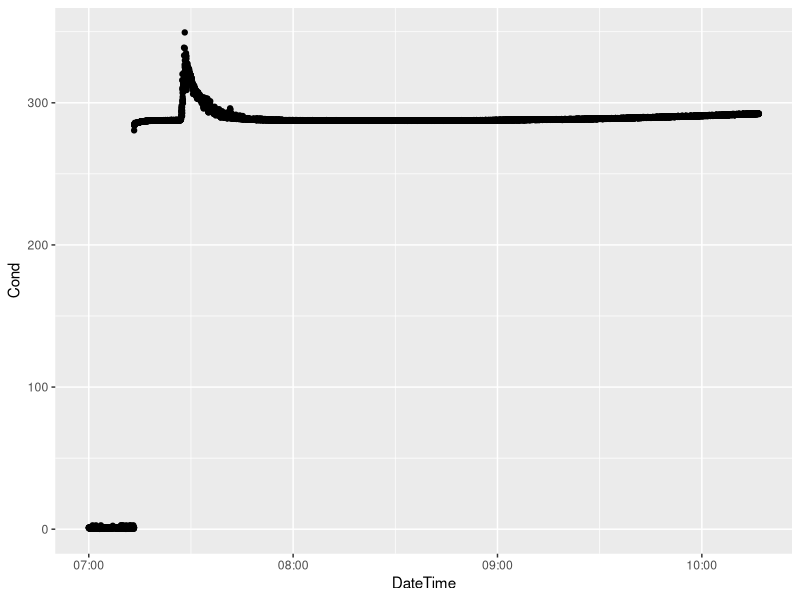

Write the R code that produced this figure.
##==============================================================================
## Project: CO2 isotopes
## Script to estimate discharge using dilution gauging
## Code author: J.R. Blaszczak
##==============================================================================

## Explanation based off: Moore, R.D. 2005. Salt Injection Using Salt in Solution.
## "Streamline Watershed Management Bulletin". Volume 8 (2)

## Two assumptions:
## (1) All the injected mass is recovered downstream
## (2) Tracer is completely mixed in the channel

## The time required for the peak of the wave to move past an observation point 
## depends inversely on the mean velocity of streamflow
## The duration of the salt wave depends on the amount of longitudinal dispersion,
## which depends on how variable velocities are across the stream

## At any time (t) while tracer is passing in the salt wave,
## the discharge of the tracer solution is: q(t) = Q*RC(t)
## Where Q is stream discharge (L/s), and RC(t) is the relative
## concentration of the tracer solution (L/L) at t

## Integrate over the salt wave to get discharge (Q):
## Q = V/integral(RC(t))dt

## Import packages
lapply(c("plyr","dplyr","ggplot2","cowplot",
         "lubridate","tidyverse"), require, character.only=T)

#############################
## Import & Visualize Data ##
#############################

# Iteratively import
dat <- read.csv("../data/discharge_data_raw/2018_09_28_Cond_Pink_LolomaiOakCreek.csv", skip=1, header=T)
#dat <- read.csv("2018_09_28_Cond_Yellow_WillowPtOakCreek.csv", skip=1, header=T)
#dat <- read.csv("2018_08_28_Cond_Yellow_Blaine.csv", skip=1, header=T)
#dat <- read.csv("2018_09_25_Cond_Pink_Beaver.csv", skip=1, header=T)

names(dat)

# Subset
dat <- dat[,c(2:4)]
colnames(dat) <- c("DateTime","Cond","TempC")

# Convert DateTime
dat$DateTime <- as.POSIXct(as.character(dat$DateTime), format="%m/%d/%y %H:%M:%S")
head(dat)
sapply(dat, class)

# Visualize
ggplot(dat, aes(DateTime, Cond))+geom_point()

## Subset based on plot
dat <- subset(dat, DateTime >= as.POSIXct("2018-09-28 07:15:00") & DateTime <= as.POSIXct("2018-09-28 09:00:00")) # Lolomai
#dat <- subset(dat, DateTime >= as.POSIXct("2018-09-28 09:00:00") & DateTime <= as.POSIXct("2018-09-28 10:14:00")) # Willow
#dat <- subset(dat, DateTime >= as.POSIXct("2018-08-23 07:00:00") & DateTime <= as.POSIXct("2018-08-23 9:00:00")) # Blaine
#dat <- subset(dat, DateTime >= as.POSIXct("2018-08-31 07:00:00") & DateTime <= as.POSIXct("2018-08-31 11:00:00")) # Beaver

# for Blaine & Beaver
#dat <- dat[1:100,] #Blaine
#dat <- dat[1:200,] #Beaver


################
## Estimate Q ##
################
## Equation
Qint<-function(time,cond, bkg, condmass){
  condcorr<-cond-bkg
  
  ##below routine integrates
  ydiff<- condcorr[-1]+ condcorr[-length(condcorr)]
  condint<-sum(diff(time)*ydiff/2)
  
  Q<-condmass/condint
  Q
  
}

## (1) Determine the background conductivity
## Select area before or after the salt wave which is constant
## for at least 30 minutes and take the average

sub_bg <- subset(dat, DateTime >= as.POSIXct("2018-09-28 08:30:00") & DateTime <= as.POSIXct("2018-09-28 09:00:00")) #Lolomai
#sub_bg <- subset(dat, DateTime >= as.POSIXct("2018-09-28 09:00:00") & DateTime <= as.POSIXct("2018-09-28 09:30:00")) #Willow
#sub_bg <- subset(dat, DateTime >= as.POSIXct("2018-08-23 07:00:00") & DateTime <= as.POSIXct("2018-08-23 07:30:00")) #Blaine
#sub_bg <- subset(dat, DateTime >= as.POSIXct("2018-08-31 07:30:00") & DateTime <= as.POSIXct("2018-08-31 08:00:00")) #Beaver

bg_cond <- mean(sub_bg$Cond)

## (2) Estimate conductivity slug based on mass of Cl added
## 1 g salt in 1 L of water gives cond=2100 uS / cm
Oak_Lolomai_Clmass <- 3000 # Oak @ Lolomai: 3.00 kg
Oak_Willow_Clmass <- 7210 # Oak @ Willow: 7.21 kg
Blaine_Clmass <- 1209 # Blaine: 1209 g
Beaver_Clmass <- 2084 # Beaver: 2084 g

Cond_mass <- 2100*Oak_Lolomai_Clmass ## *replace depending on calculation

## Calculate Q!
## Units = L/sec
Q <- Qint(as.numeric(dat$DateTime), dat$Cond, bg_cond, Cond_mass)
Q

## Summary
## Oak @ Lolomai: Q = 491.2901 L/sec (0.49 cms)
## Oak @ Willow: Q = 724.7055 L/sec (0.72 cms)
## Blaine: Q = 33.9 L/sec (0.034 cms)
## Beaver: Q = 107.102 L/sec (0.107 cms)

#######################
## Estimate Velocity ##
#######################

inj_time <- as.POSIXct("2018-09-28 07:23:00") #Lolomai
#inj_time <- as.POSIXct("2018-09-28 09:34:00") #Willow
#inj_time <- as.POSIXct("2018-08-23 07:23:00") #Blaine
#inj_time <- as.POSIXct("2018-08-31 07:23:00") # Beaver

peak_time <- dat[which.max(dat$Cond),]$DateTime

time_diff_sec <- as.numeric(peak_time - inj_time)*60

## Velocity = distance in meters/time in seconds

## Distance upstream
Oak_Lolomai_dist_upstream <- 107.5 # Oak @ Lolomai: 107.5 m upstream
Oak_Willow_dist_upstream <- 150 # Oak @ Willow: 150 m upstream
Blaine_dist_upstream <- 50 # Blaine: 50 m upstream
Beaver_dist_upstream <- 217 # Beaver: 217 m upstream

v <- Oak_Lolomai_dist_upstream/time_diff_sec ## *replace depending on calculation
v

## Summary
## Oak @ Lolomai: 0.346 m/s
## Oak @ Willow: 0.199 m/s
## Blaine: 0.069 m/s
## Beaver: 0.066 m/s

#############################
## Estimate mean depth (z) ##
#############################
## effective depth (z) can be estimated using the following equation
##
## z = Q/(w*v)
## where z is effective depth (m)
## Q is discharge (m^3/sec)
## w is average width (m)
## v is velocity (m/sec)

## Enter average width measurement in m
# Oak @ Lolomai: 8.6
# Oak @ Willow: 11.8
# Blaine: 2.05
# Beaver: 8.92  (from upstream of cattle crossing -- need better)

w <- 8.6

## Calculate effective depth
z <- (Q/1000)/(w*v)
z

## Summary
## Oak @ Lolomai: 0.17 m
## Oak @ Willow: 0.31 m
## Blaine: 0.24 m
## Beaver: 0.18 m (based on estimated width)









